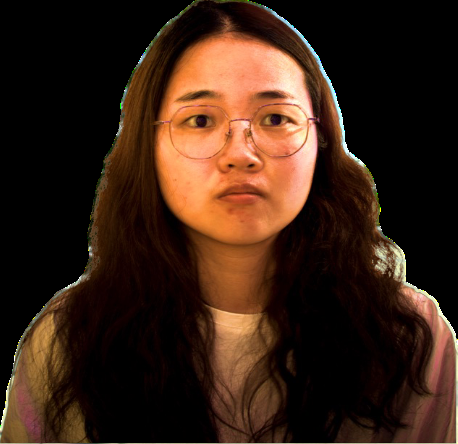
#> input picture depth_fusion/0.png, 458 x 444 px
$ python -i preprocess.py   (imports and definitions only)
#> lines starting #> are read from the running program, lines starting #| are printed output that depends on the picture; after the words box and inside, x2 and y2 are one past the last pixel; in counts of white or black regions, pixels touching at a corner belong together
import cv2
import numpy as np
from PIL import Image


def get_extractor(extractor_name):
    if extractor_name is None:
        return None
    if extractor_name not in EXTRACTORS:
        raise ValueError(f"Extractor {extractor_name} is not supported.")
    return EXTRACTORS[extractor_name]


def canny_extractor(image: Image.Image, threshold1=None, threshold2=None) -> Image.Image:
    image = np.array(image)
    gray = cv2.cvtColor(image, cv2.COLOR_RGB2GRAY)
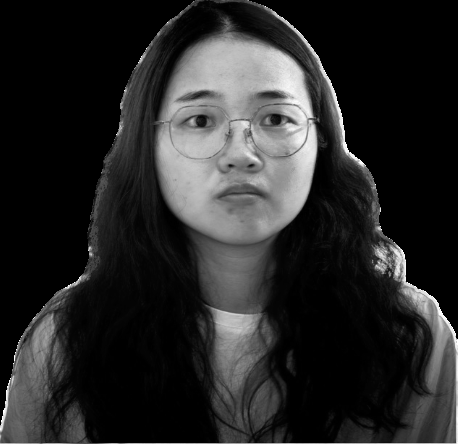
#> gray: shape (444, 458); min 0, max 255, mean 39.7
    v = np.median(gray)
#> v = 4

    sigma = 0.33
    threshold1 = threshold1 or int(max(0, (1.0 - sigma) * v))
#> threshold1 = 2
    threshold2 = threshold2 or int(min(255, (1.0 + sigma) * v))
#> threshold2 = 5

    edges = cv2.Canny(gray, threshold1, threshold2)
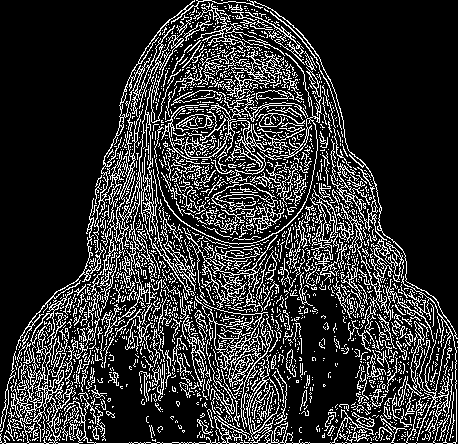
#> edges: shape (444, 458); 19.4% white in thin lines or dots
    edges = Image.fromarray(edges).convert("RGB")
#> edges: PIL image 458x444 RGB; 19.4% white in thin lines or dots
    return edges


def depth_extractor(image, f_px, model):
    """
    from PIL import Image
    import depth_pro

    # Load model and preprocessing transform
    model, transform = depth_pro.create_model_and_transforms()
    model.eval()

    # Load and preprocess an image.
    image, _, f_px = depth_pro.load_rgb(image_path)
    image = transform(image)

    # Run inference.
    prediction = model.infer(image, f_px=f_px)
    depth = prediction["depth"]  # Depth in [m].
    focallength_px = prediction["focallength_px"]  # Focal length in pixels.
    """

    prediction = model.infer(image, f_px=f_px)
    return prediction


def pose_extractor(image: Image.Image):
    raise NotImplementedError("Pose extractor is not implemented yet.")


EXTRACTORS = {
    "canny": canny_extractor,
    "depth": depth_extractor,
}

>>> import cv2
>>> picture = cv2.cvtColor(cv2.imread('../depth_fusion/0.png'), cv2.COLOR_BGR2RGB)
>>> result = canny_extractor(picture)

$ run again, on depth_fusion/1.png
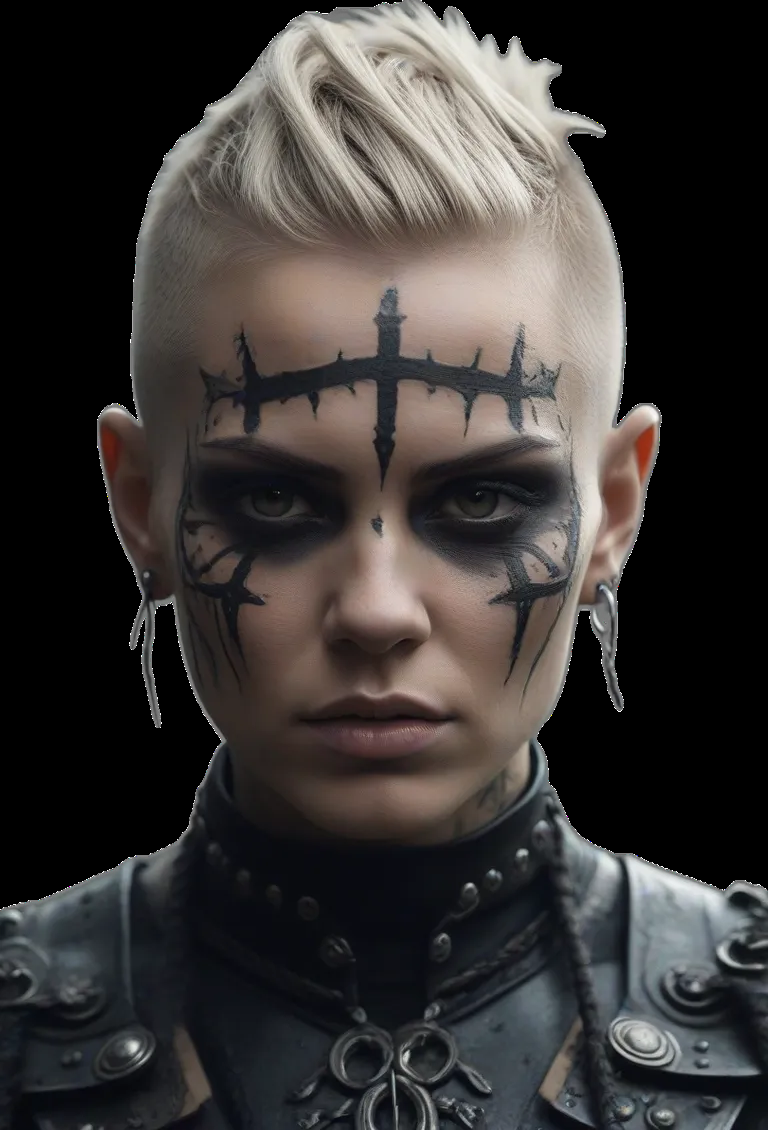
#> input picture depth_fusion/1.png, 768 x 1130 px
#> v = 31
#> threshold1 = 20
#> threshold2 = 41
#> in canny_extractor, `edges = cv2.Canny(gray, threshold1, threshold2)`:
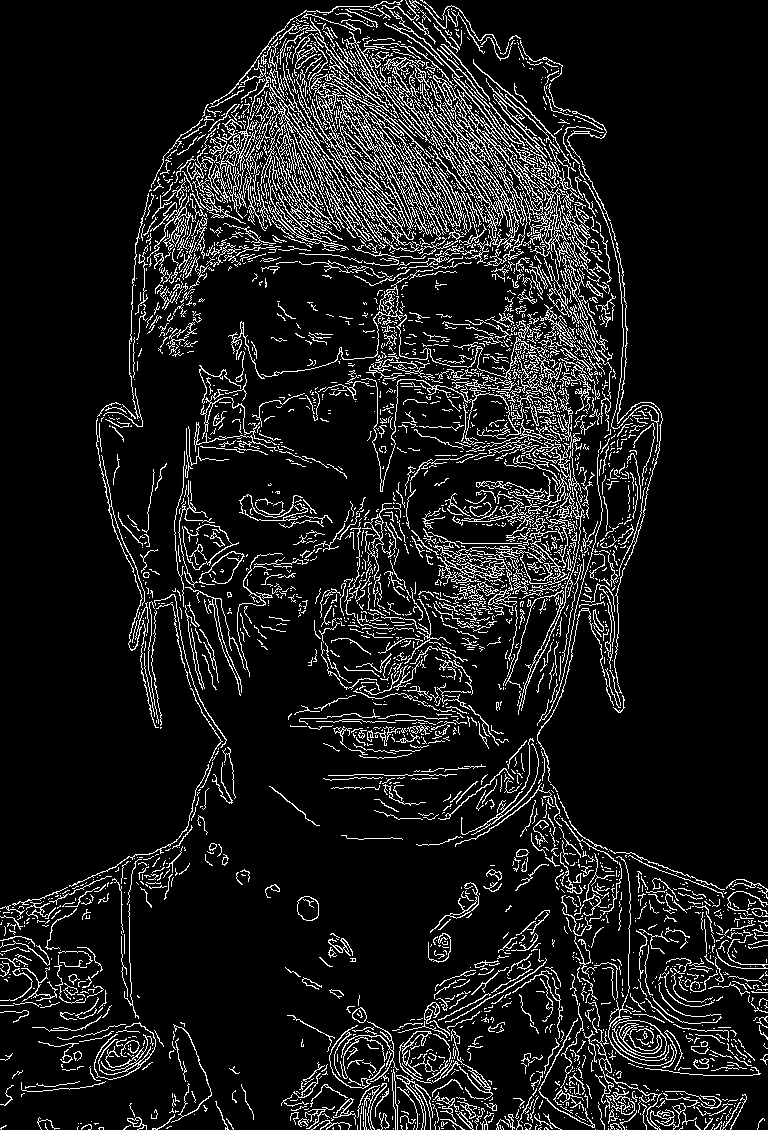
#> edges: shape (1130, 768); 10.5% white in thin lines or dots

$ run again, on depth_fusion/1_depth.png
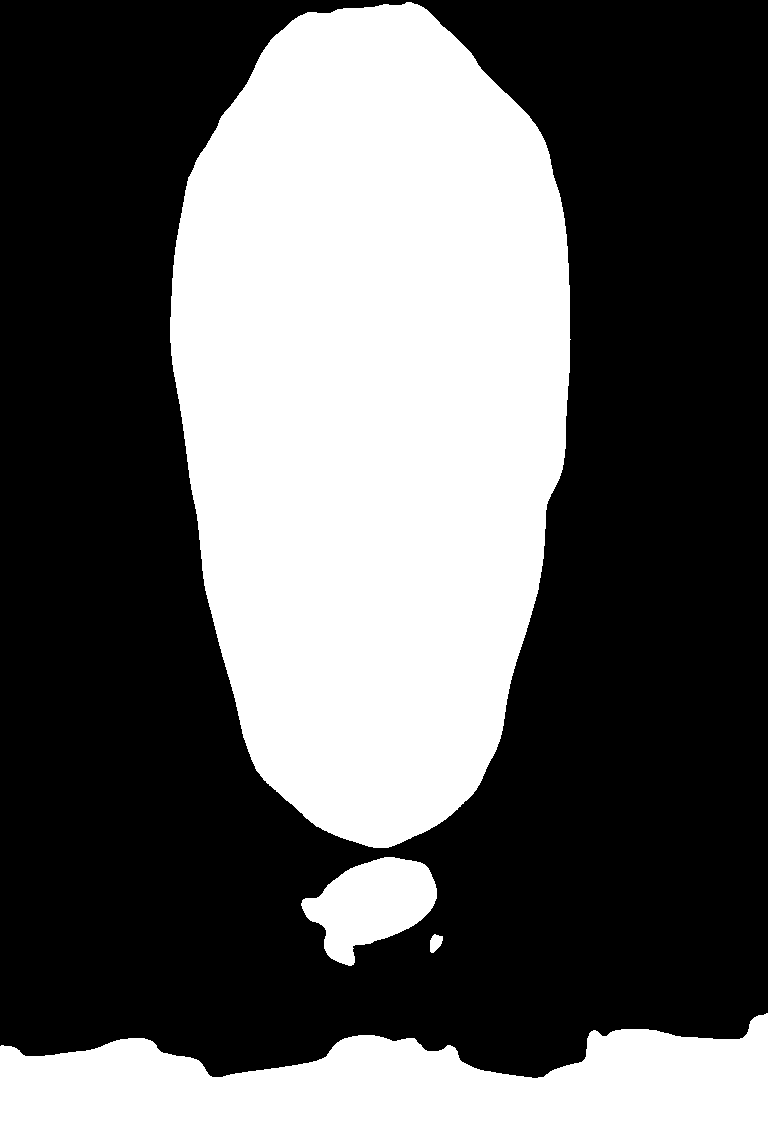
#> input picture depth_fusion/1_depth.png, 768 x 1130 px
#> picture is the input picture: shape (1130, 768, 3); values 0 (black) and 1 (white), 38.4% white; 4 white regions, box (x1, y1, x2, y2) and area: (170, 2, 571, 848) 263253, (0, 1013, 768, 1130) 60917, (301, 857, 437, 966) 8750, (430, 934, 443, 953) 173
#> v = 0
#> in canny_extractor, `edges = cv2.Canny(gray, threshold1, threshold2)`:
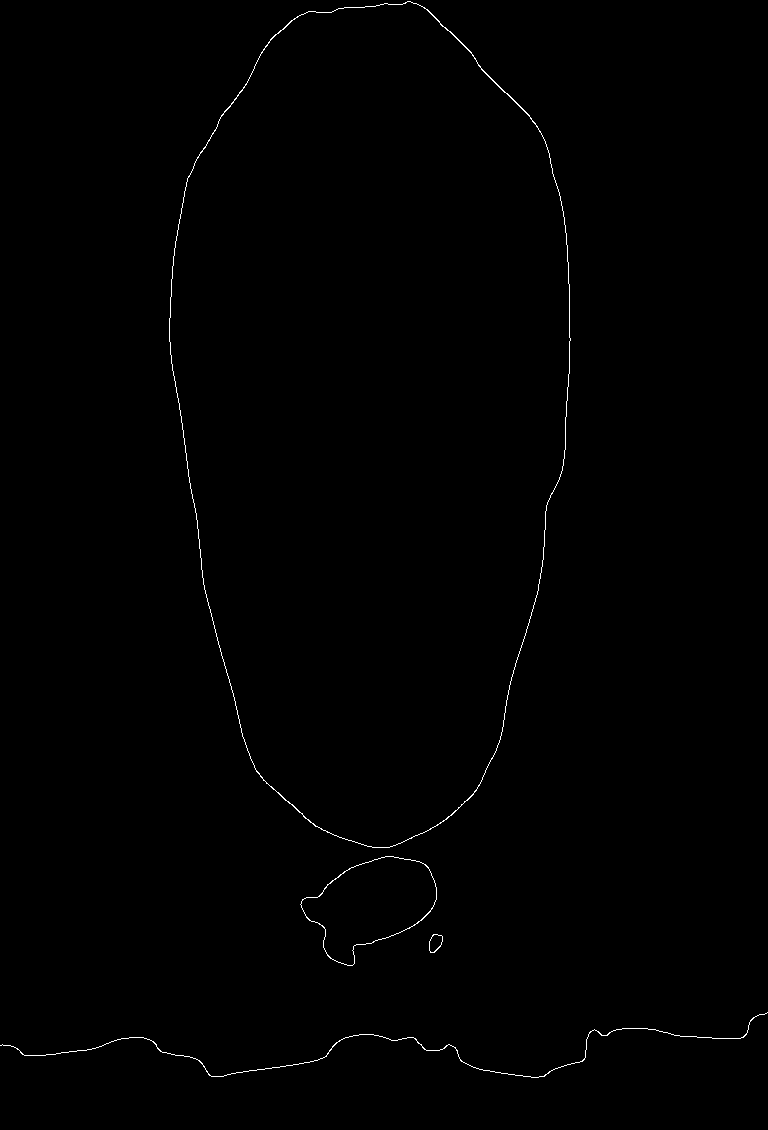
#> edges: shape (1130, 768); 0.4% white in thin lines or dots
